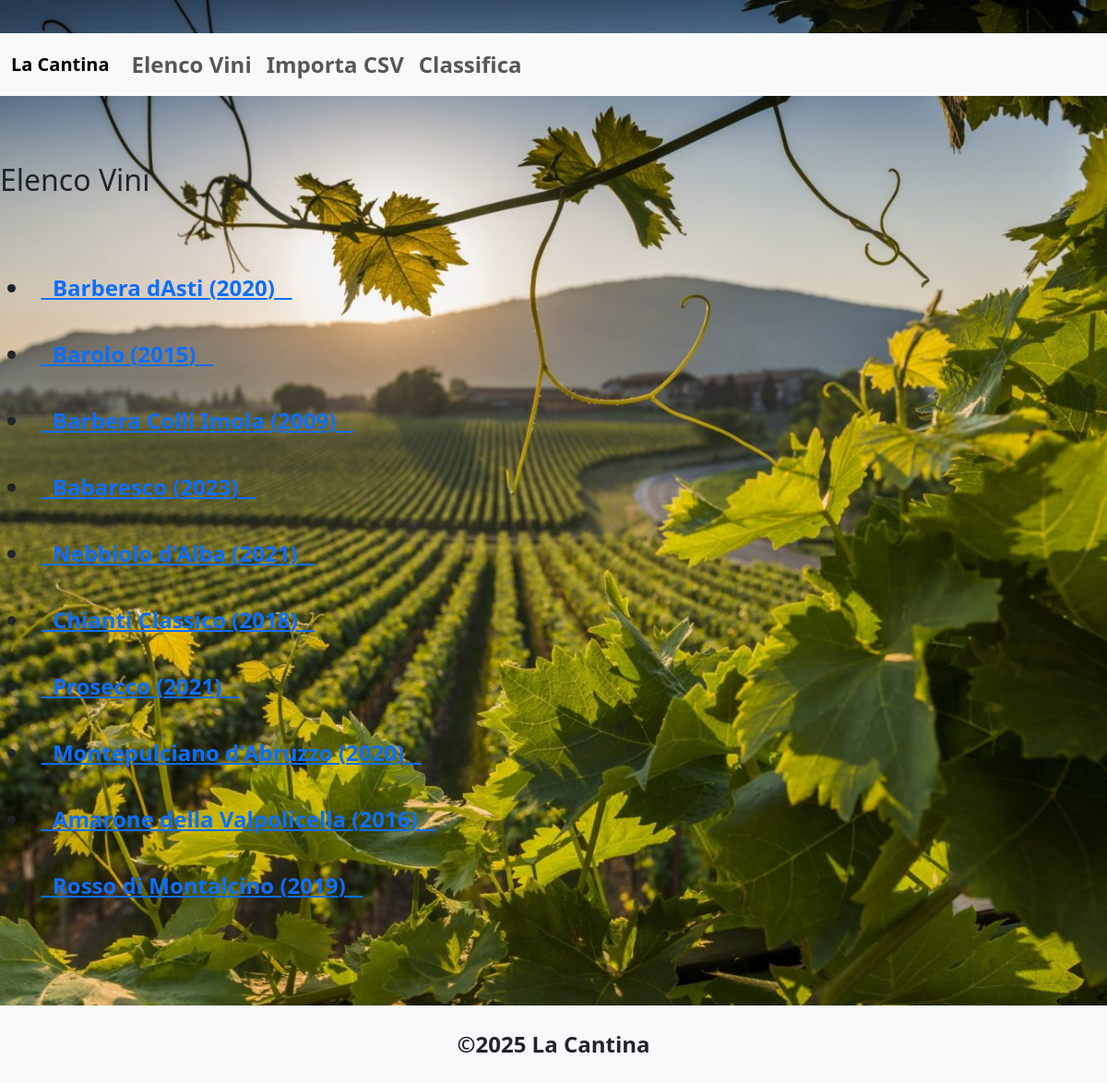
The page /top/ on the database its author committed.
### core/models.py (models this page shows, shortened)
class Wine(models.Model): # trasferisce le caratteristiche del file models su model
    nome = models.CharField(max_length=200)
    cantina = models.CharField(max_length=200)
    regione = models.CharField(max_length=100)
    annata = annata = models.IntegerField(default=2025)
    varietà = models.CharField(max_length=100, blank=True)
    voto_totale = models.PositiveIntegerField(default=0)
    voto_count = models.PositiveIntegerField(default=0)

### core/views.py (the view)
# urls.py: path('top/', views.TopWineView.as_view(), name='top_wines'),
class TopWineView(ListView):
    model = Wine
    template_name = 'core/top_wines.html'
    context_object_name = 'object_list'  # Nome della variabile nel template
    queryset = Wine.objects.all().order_by('-voto_totale')[:10] # ordina in modo decrescente per il voto

### core/templates/core/wine_list.html
{% extends 'core/base.html' %}
{% block content %}
    &nbsp; <h2>Elenco Vini</h2>
&nbsp; <ul>
&nbsp;   {% for wine in object_list %}
&nbsp;     <li>
&nbsp;       <a href="{% url 'wine_detail' wine.pk %}">
&nbsp;         {{ wine.nome }} ({{ wine.annata }})
&nbsp;       </a>
&nbsp;     </li>
&nbsp;   {% endfor %}
&nbsp; </ul>
{% endblock %}

### static/css/main.css (style rules this page uses)
body { background-color: #f8f4ef; }
body { background-image: url('../img/vitigno.jpg'); background-size: cover; background-position: center; background-repeat: no-repeat; }
body { font-weight: bold; font-size: 1.5em; }

### rows shown on the page
Wine: nome "Barbera dAsti", annata "2020"
Wine: nome "Barolo", annata "2015"
Wine: nome "Barbera Colli Imola", annata "2009"
Wine: nome "Babaresco", annata "2023"
Wine: nome "Nebbiolo d'Alba", annata "2021"
Wine: nome "Chianti Classico", annata "2018"
Wine: nome "Prosecco", annata "2021"
Wine: nome "Montepulciano d'Abruzzo", annata "2020"
Wine: nome "Amarone della Valpolicella", annata "2016"
Wine: nome "Rosso di Montalcino", annata "2019"
